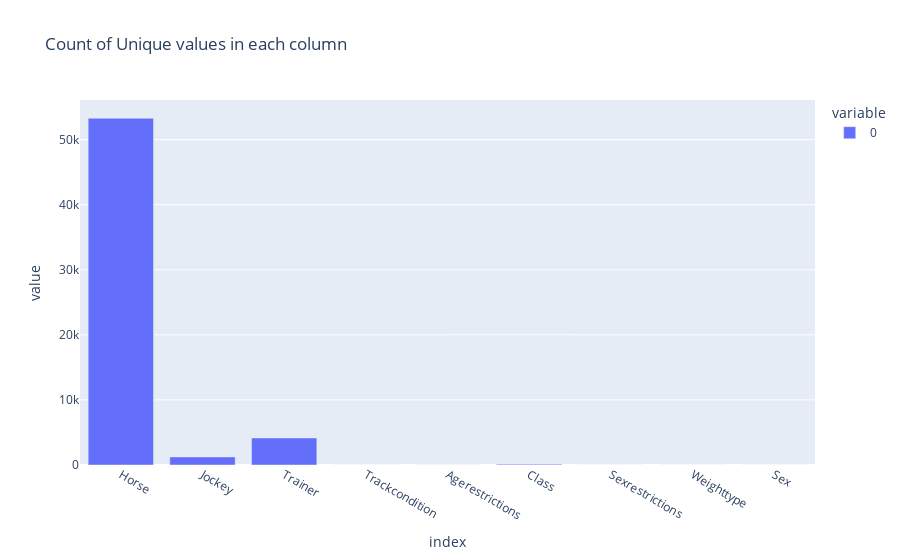

Write notebook code for a chart like this one.
### Code cell
import plotly.express as px

px.bar(df[[col for col in df.columns if df[col].dtype == 'object']].nunique(), title='Count of Unique values in each column')

### Figure 1 — Plotly figure (JSON) as saved in the notebook; plotly's stock layout.template omitted (floating-point values rounded to 4 significant figures)
{"data": [{"alignmentgroup": "True", "hovertemplate": "variable=0<br>index=%{x}<br>value=%{y}<extra></extra>", "legendgroup": "0", "marker": {"color": "#636efa", "pattern": {"shape": ""}}, "name": "0", "offsetgroup": "0", "orientation": "v", "showlegend": true, "textposition": "auto", "type": "bar", "x": ["Horse", "Jockey", "Trainer", "Trackcondition", "Agerestrictions", "Class", "Sexrestrictions", "Weighttype", "Sex"], "xaxis": "x", "y": [53291, 1243, 4155, 8, 11, 133, 6, 8, 6], "yaxis": "y"}], "layout": {"barmode": "relative", "legend": {"title": {"text": "variable"}, "tracegroupgap": 0}, "title": {"text": "Count of Unique values in each column"}, "xaxis": {"anchor": "y", "domain": [0, 1], "title": {"text": "index"}}, "yaxis": {"anchor": "x", "domain": [0, 1], "title": {"text": "value"}}}}
